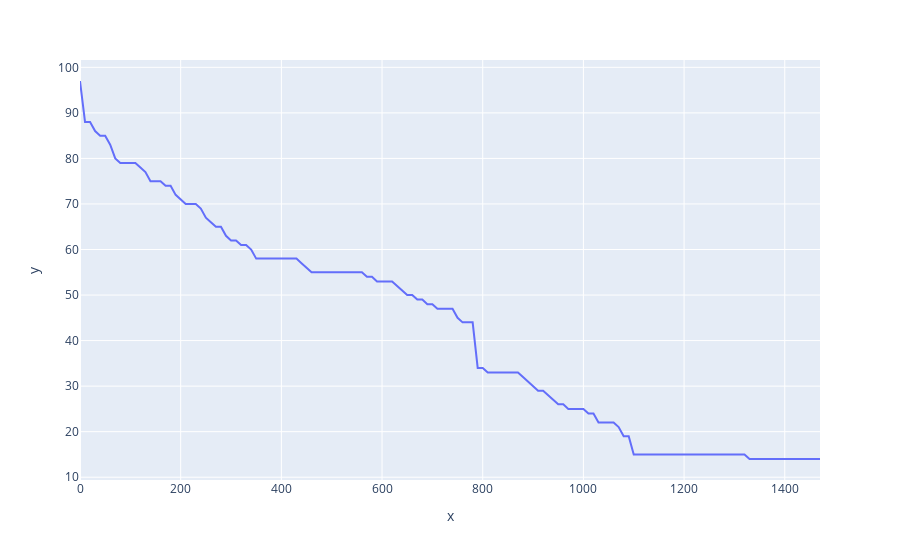

Source (notebook cell):
### Code cell
pex.line(x = x, y = y)

### Figure 1 — Plotly figure (JSON) as saved in the notebook; plotly's stock layout.template omitted (floating-point values rounded to 4 significant figures; data arrays with more than 128 entries replaced by an {"elided": "..."} marker saying what was removed)
{"data": [{"hovertemplate": "x=%{x}<br>y=%{y}<extra></extra>", "legendgroup": "", "line": {"color": "#636efa", "dash": "solid"}, "mode": "lines", "name": "", "orientation": "v", "showlegend": false, "type": "scatter", "x": {"elided": "148 int values"}, "xaxis": "x", "y": {"elided": "148 int values"}, "yaxis": "y"}], "layout": {"legend": {"tracegroupgap": 0}, "margin": {"t": 60}, "xaxis": {"anchor": "y", "domain": [0, 1], "title": {"text": "x"}}, "yaxis": {"anchor": "x", "domain": [0, 1], "title": {"text": "y"}}}}
